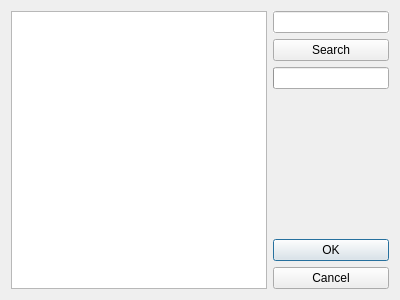
<?xml version="1.0" encoding="UTF-8"?>
<ui version="4.0">
 <class>InstallDialog</class>
 <widget class="QDialog" name="InstallDialog">
  <property name="geometry">
   <rect>
    <x>0</x>
    <y>0</y>
    <width>400</width>
    <height>300</height>
   </rect>
  </property>
  <property name="windowTitle">
   <string>Install package</string>
  </property>
  <layout class="QGridLayout" name="gridLayout">
   <item row="3" column="1">
    <spacer name="verticalSpacer">
     <property name="orientation">
      <enum>Qt::Vertical</enum>
     </property>
     <property name="sizeHint" stdset="0">
      <size>
       <width>20</width>
       <height>118</height>
      </size>
     </property>
    </spacer>
   </item>
   <item row="0" column="1">
    <widget class="QLineEdit" name="search_line">
     <property name="autoFillBackground">
      <bool>true</bool>
     </property>
    </widget>
   </item>
   <item row="4" column="1">
    <widget class="QDialogButtonBox" name="buttonBox">
     <property name="sizePolicy">
      <sizepolicy hsizetype="Expanding" vsizetype="Fixed">
       <horstretch>0</horstretch>
       <verstretch>0</verstretch>
      </sizepolicy>
     </property>
     <property name="orientation">
      <enum>Qt::Vertical</enum>
     </property>
     <property name="standardButtons">
      <set>QDialogButtonBox::Cancel|QDialogButtonBox::Ok</set>
     </property>
    </widget>
   </item>
   <item row="0" column="0" rowspan="5">
    <widget class="QListWidget" name="list_widget"/>
   </item>
   <item row="1" column="1">
    <widget class="QPushButton" name="search_button">
     <property name="text">
      <string>Search</string>
     </property>
    </widget>
   </item>
   <item row="2" column="1">
    <widget class="QProgressBar" name="progress_bar">
     <property name="value">
      <number>0</number>
     </property>
     <property name="textVisible">
      <bool>false</bool>
     </property>
     <property name="invertedAppearance">
      <bool>false</bool>
     </property>
     <property name="format">
      <string/>
     </property>
    </widget>
   </item>
  </layout>
 </widget>
 <resources/>
 <connections>
  <connection>
   <sender>buttonBox</sender>
   <signal>accepted()</signal>
   <receiver>InstallDialog</receiver>
   <slot>accept()</slot>
   <hints>
    <hint type="sourcelabel">
     <x>248</x>
     <y>254</y>
    </hint>
    <hint type="destinationlabel">
     <x>157</x>
     <y>274</y>
    </hint>
   </hints>
  </connection>
  <connection>
   <sender>buttonBox</sender>
   <signal>rejected()</signal>
   <receiver>InstallDialog</receiver>
   <slot>reject()</slot>
   <hints>
    <hint type="sourcelabel">
     <x>316</x>
     <y>260</y>
    </hint>
    <hint type="destinationlabel">
     <x>286</x>
     <y>274</y>
    </hint>
   </hints>
  </connection>
 </connections>
</ui>
